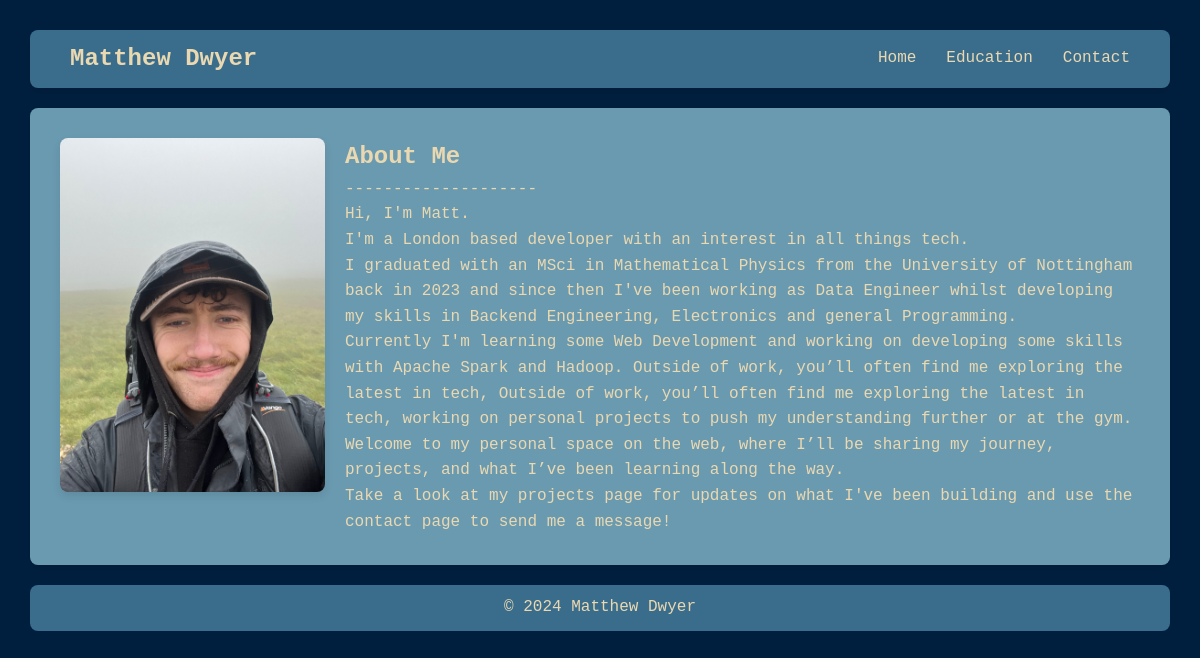
The page / on the database its author committed.
### core/models.py (models this page shows, shortened)
class HomePageContent(models.Model):
    title = models.CharField(max_length=200, null=True, blank=True)
    note = models.CharField(max_length=200, null=True, blank=True)
    body = models.TextField()
    position = models.PositiveIntegerField()
    class Meta:
        ordering = ['position']

### core/views.py (the view)
# urls.py: path('', views.home, name='home'),
def home(request):
    content = HomePageContent.objects.all()
    return render(request, 'core/home.html', {'content': content})

### core/templates/core/home.html (shortened to what this page needs)
<!DOCTYPE html>
<html lang="en">
<head>
    {% load static %}
    <link rel="stylesheet" href="{% static '\core\styles.css' %}">
</head>
<body>
    <nav>
        <div class="nav-container">
            <h1 class="logo"><a href="{% url 'home' %}">Matthew Dwyer</a></h1>
            <div class="nav-link">
                <a href="{% url 'home' %}">Home</a>
                <a href="{% url 'education' %}">Education</a>
                <a href="{% url 'contact' %}">Contact</a>
            </div>
        </div>
    </nav>
    <main>
        <div class="home-content">
            <div class="home-image">
                <img src="{% static '\core\images\profile photo.jpg' %}" alt="Me!">
            </div>
            <div class="home-text-container">
                {% for text in content %}
                    <article>
                        {% if text.title %}
                            <h2>{{ text.title }}</h2>
                        {% endif %}
                        <p>{{ text.body|linebreaks }}</p>
                    </article>
                {% endfor %}
            </div>
        </div>
    </main>
<footer>
    <div class="container">
        <p>&copy; <span id="year"></span> Matthew Dwyer</p>
    </div>
</footer>
</body>
</html>

### core/static/core/styles.css (style rules this page uses)
:root { --primary-color: #3A6D8C; --secondary-color: #6A9AB0; --background-color: #001F3F; --font-color: #EAD8B1; --hover-color: #2980b9; --font-main: "Lucida Console", Monaco, monospace; --padding: 10px; }
* { margin: 0; padding: 0; box-sizing: border-box; }
.nav-container { display: flex; justify-content: space-between; align-items: center; background: var(--primary-color); color: var(--secondary-color); padding: 10px 30px; border-radius: 8px; box-shadow: 0 4px 8px rgba(0, 0, 0, 0.1); }
.logo { color: var(--secondary-color); }
.logo a { text-decoration: none; color: var(--font-color); padding: 5px 10px; border-radius: 8px; }
.nav-link { display: flex; gap: 10px; }
.nav-link a { text-decoration: none; color: var(--font-color); padding: 5px 10px; border-radius: 8px; }
main { background-color: var(--secondary-color); padding: 30px; margin-top: 20px; border-radius: 8px; box-shadow: 0 4px 8px rgba(0, 0, 0, 0.1); }
body { font-family: var(--font-main); background-color: var(--background-color); color: var(--font-color); line-height: 1.6; padding: 30px; }
.home-content { display: flex; gap: 20px; align-items: flex-start; flex-wrap: wrap; }
.home-image { flex: 1; max-width: 300px; width: 100%; }
.home-image img { width: 100%; height: auto; border-radius: 8px; box-shadow: 0 4px 8px rgba(0, 0, 0, 0.1); }
.home-text-container { flex: 3; }
footer { background: var(--primary-color); color: var(--font-color); text-align: center; padding: 10px 0; margin-top: 20px; border-radius: 8px; }

### rows shown on the page
HomePageContent: title "About Me", body "--------------------"
HomePageContent: body "Hi, I'm Matt. I'm a London based developer with an interest in all things tech. I graduated with an MSci in Mathematical Physics from the University of Nottingham back in 2023 and since then I've been working as Data Engineer whilst developing my skills in Backend Engineering, Electronics and general Programming. Currently I'm learning some Web Development and working on developing some skills with Apache Spark and Hadoop. Outside of work, you’ll often find me exploring the latest in tech, Outside of work, you’ll often find me exploring the latest in tech, working on personal projects to push my understanding further or at the gym. Welcome to my personal space on the web, where I’ll be…"
